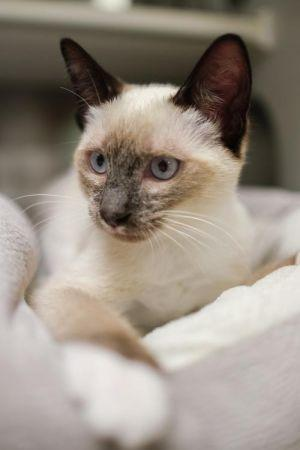
#> input picture pcc.jpg, 300 x 450 px
$ python clahenocv.py
#> lines starting #> are read from the running program, lines starting #| are printed output that depends on the picture
import cv2
import numpy as np
import matplotlib.pyplot as plt
from skimage import exposure

def clahe(image, clip_limit=0.03, grid_size=(4, 4), nbins=256):
    # Convert image to float
    image = image.astype(np.float32)

    # Calculate the size of each grid cell
    height, width = image.shape[:2]
    cell_height = height // grid_size[0]
    cell_width = width // grid_size[1]

    # Calculate the number of pixels in each cell
    cell_pixels = cell_height * cell_width

    # Create a histogram for each grid cell
    histograms = []
    for i in range(grid_size[0]):
        for j in range(grid_size[1]):
            cell = image[i * cell_height:(i + 1) * cell_height,
                         j * cell_width:(j + 1) * cell_width]
            histogram, _ = np.histogram(cell.flatten(), bins=nbins, range=(0, nbins-1))
            histograms.append(histogram)

    # Calculate the clip limit
    clip_limit = int(clip_limit * cell_pixels)

    # Clip and redistribute histogram bins
    redistributed = []
    for histogram in histograms:
        clipped_histogram = np.clip(histogram, 0, clip_limit)
        clipped_histogram = exposure.rescale_intensity(clipped_histogram, in_range=(0, clip_limit), out_range=(0, nbins-1))
        redistributed.append(clipped_histogram)

    # Combine redistributed histograms into a single LUT
    lut = np.concatenate(redistributed)

    # Apply the LUT to the image
    image_eq = lut[image.astype(np.uint8)]

    # Rescale the image to the original range
    image_eq = exposure.rescale_intensity(image_eq, in_range=(0, nbins-1), out_range=(0, 255))

    return image_eq.astype(np.uint8)


# Load an image using OpenCV
image = cv2.imread('pcc.jpg', cv2.IMREAD_GRAYSCALE)
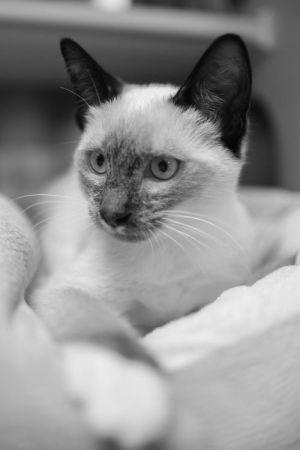
#> image: shape (450, 300); min 0, max 243, mean 143.8

# Apply CLAHE to the image
clahe_image = clahe(image)
#> after the loop in clahe, `for i in range(grid_size[0]):`: histograms = 16 items
#> the loop in clahe, `for histogram in histograms:` made 16 passes
#> in clahe, `lut = np.concatenate(redistributed)`: lut = 4096 values, max 255 at index 859, min 0 at index 0, mean 32.38
#> in clahe, `image_eq = lut[image.astype(np.uint8)]`:
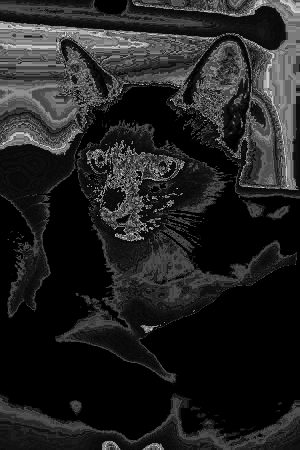
#> image_eq: shape (450, 300) float64; min 0, max 204.4, mean 34.3

# Visualize the original and CLAHE-enhanced images
fig, axes = plt.subplots(1, 2, figsize=(10, 5))
axes[0].imshow(image, cmap='gray')
axes[0].set_title('Original Image')
axes[0].axis('off')
axes[1].imshow(clahe_image, cmap='gray')
axes[1].set_title('CLAHE-enhanced Image')
axes[1].axis('off')
plt.show()
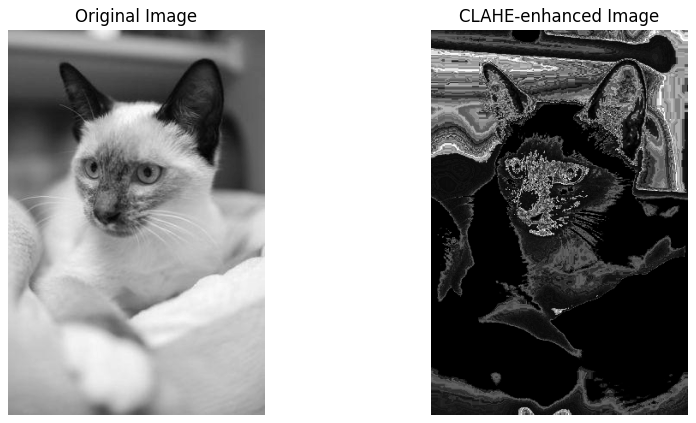
#> figure drawn by matplotlib, 2 panels

$ run again, with DP_ragdoll-1-_jpg.rf.75f14861f3d69db4d460287523598d43.jpg copied over pcc.jpg
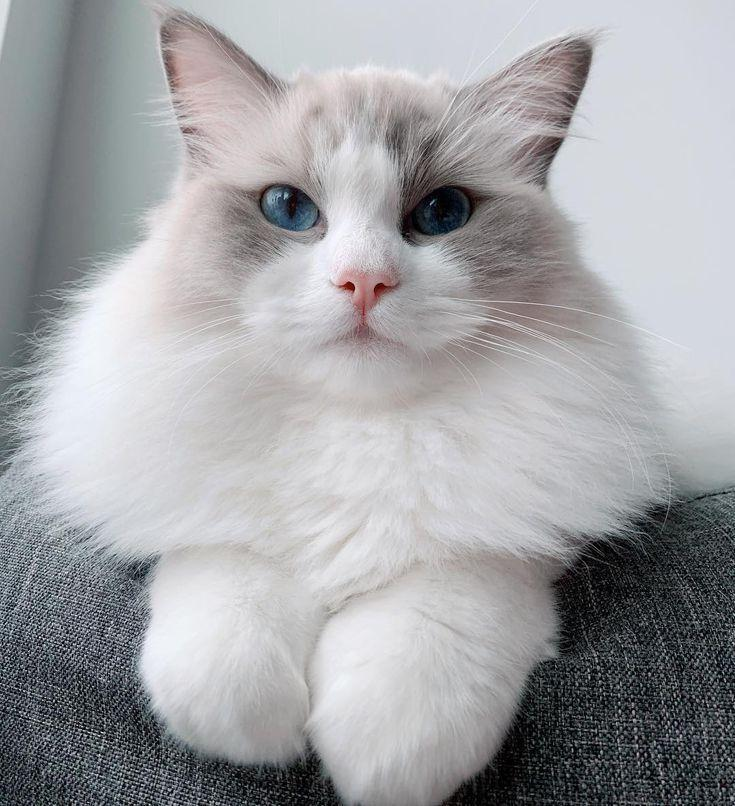
#> input picture DP_ragdoll-1-_jpg.rf.75f14861f3d69db4d460287523598d43.jpg, 735 x 806 px
#> after the loop in clahe, `for i in range(grid_size[0]):`: histograms = 16 items
#> the loop in clahe, `for histogram in histograms:` made 16 passes
#> lut = 4096 values, max 255 at index 463, min 0 at index 0, mean 30.24
#> in clahe, `image_eq = lut[image.astype(np.uint8)]`:
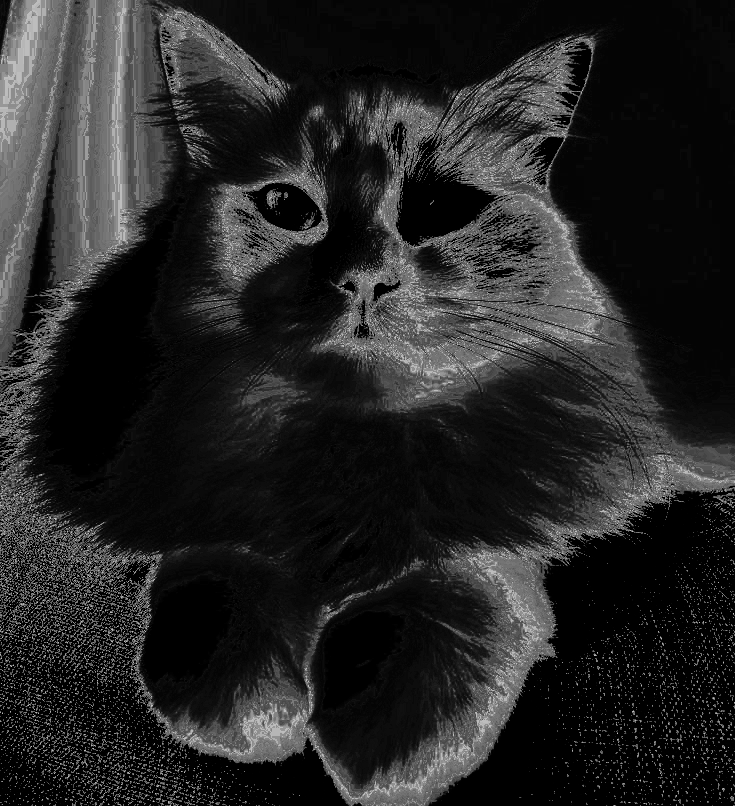
#> image_eq: shape (806, 735) float64; min 0, max 189.6, mean 37.6
#> `plt.show()`:
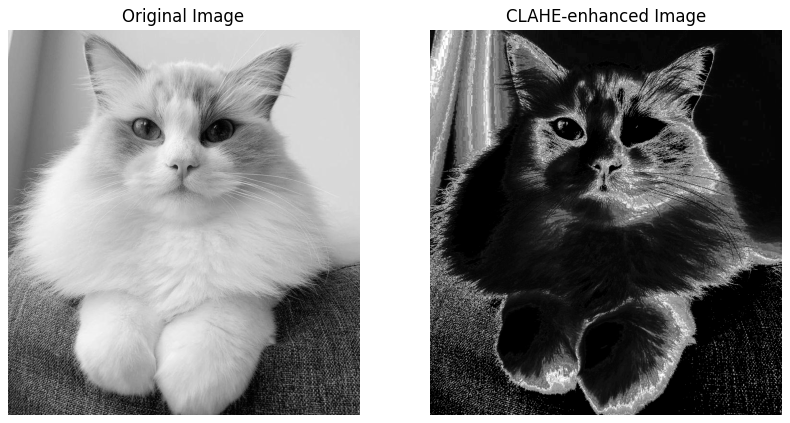
#> figure drawn by matplotlib, 2 panels
